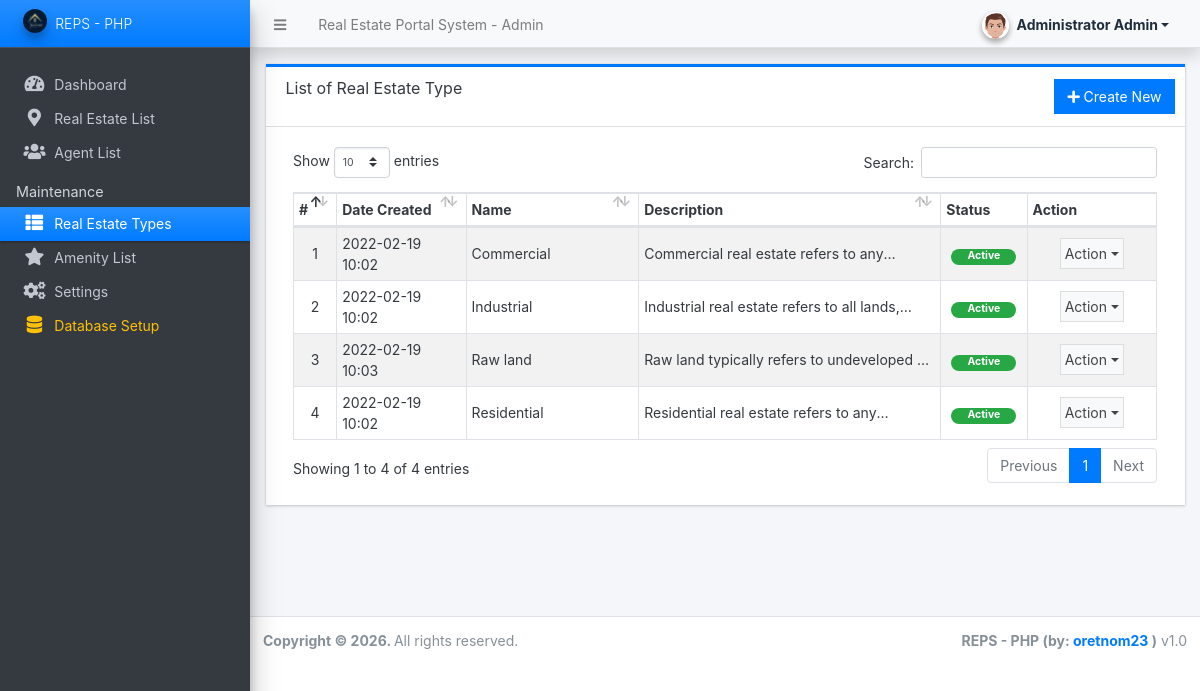
The app's page /admin/?page=types (signed in) with its own data.
### tables this page shows
CREATE TABLE `type_list` (
  `id` int(30) NOT NULL AUTO_INCREMENT,
  `name` text NOT NULL,
  `description` text NOT NULL,
  `status` tinyint(1) NOT NULL DEFAULT 1,
  `delete_flag` tinyint(1) NOT NULL DEFAULT 0,
  `date_created` datetime NOT NULL DEFAULT current_timestamp(),
  `date_updated` datetime DEFAULT NULL ON UPDATE current_timestamp(),
  PRIMARY KEY (`id`)
);

### admin/types/index.php (the view, shortened to what this page needs)
<div class="card card-outline rounded-0 card-primary">
	<div class="card-header">
		<h3 class="card-title">List of Real Estate Type</h3>
		<div class="card-tools">
			<a href="javascript:void(0)" id="create_new" class="btn btn-flat btn-primary"><span class="fas fa-plus"></span>  Create New</a>
		</div>
	</div>
	<div class="card-body">
        <div class="container-fluid">
			<table class="table table-hover table-striped table-bordered" id="list">
				<colgroup>
					<col width="5%">
					<col width="15%">
					<col width="20%">
					<col width="35%">
					<col width="10%">
					<col width="15%">
				</colgroup>
				<thead>
					<tr>
						<th>#</th>
						<th>Date Created</th>
						<th>Name</th>
						<th>Description</th>
						<th>Status</th>
						<th>Action</th>
					</tr>
				</thead>
				<tbody>
					<?php
					$i = 1;
						$qry = ($conn && $conn instanceof mysqli && !$conn->connect_error) ? @$conn->query("SELECT * from `type_list` where delete_flag = 0 order by `name` asc ") : false;
						if ($qry && $qry instanceof mysqli_result):
						while($row = $qry->fetch_assoc()):
					?>
						<tr>
							<td class="text-center"><?php echo $i++; ?></td>
							<td><?php echo date("Y-m-d H:i",strtotime($row['date_created'])) ?></td>
							<td><?php echo $row['name'] ?></td>
							<td ><p class="m-0 truncate-1"><?= $row['description'] ?></p></td>
							<td class="text-center">
                                <?php if($row['status'] == 1): ?>
                                    <span class="badge badge-success px-3 rounded-pill">Active</span>
                                <?php else: ?>
                                    <span class="badge badge-danger px-3 rounded-pill">Inactive</span>
                                <?php endif; ?>
                            </td>
							<td align="center">
								 <button type="button" class="btn btn-flat p-1 btn-default btn-sm dropdown-toggle dropdown-icon" data-toggle="dropdown">
				                  		Action
				                  </button>
							</td>
						</tr>
					<?php
						endwhile;
						endif;
					?>
				</tbody>
			</table>
		</div>
	</div>
</div>

### records on screen
type_list: date_created "2022-02-19 10:02", name "Commercial", description "Commercial real estate refers to…", status "Active"
type_list: date_created "2022-02-19 10:02", name "Industrial", description "Industrial real estate refers to all…", status "Active"
type_list: date_created "2022-02-19 10:03", name "Raw land", description "Raw land typically refers to undeveloped…", status "Active"
type_list: date_created "2022-02-19 10:02", name "Residential", description "Residential real estate refers to…", status "Active"

### other values on screen
$_settings->info('name') "Real Estate Portal System"
$_settings->userdata('firstname').' '.$_settings->userdata('lastname') "Administrator Admin"
$_settings->info('short_name') ?: 'REPS - PHP' "REPS - PHP"
$_settings->info('short_name') "REPS - PHP"
